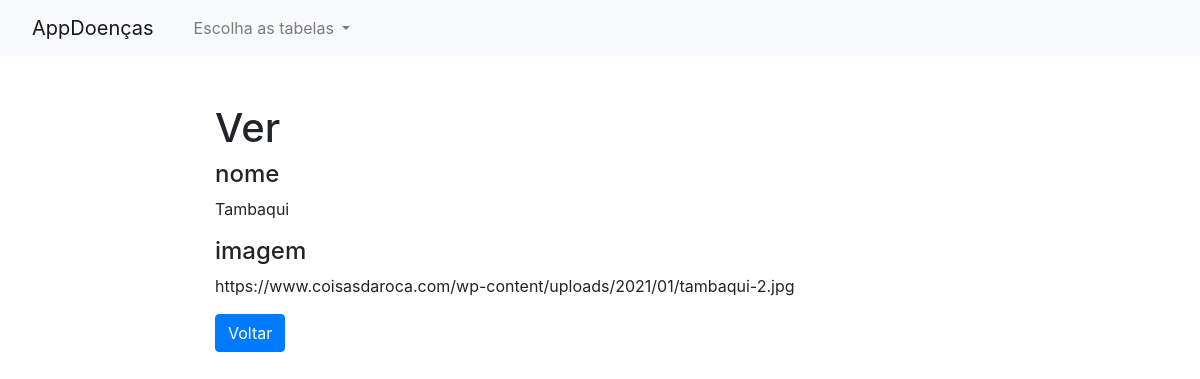
Screenshot of /especie-read.php?id=3 with the database file from the repository.
### tables this page shows
CREATE TABLE `especie` (
  `id` int(11) NOT NULL,
  `nome` text NOT NULL,
  `imagem` text NOT NULL
);

### especie-read.php (the view, shortened to what this page needs)
<?php
if(isset($_GET["id"]) && !empty($_GET["id"])){
    require_once "config.php";
    $sql = "SELECT * FROM especie WHERE id = ?";
    if($stmt = mysqli_prepare($link, $sql)){
        $param_id = trim($_GET["id"]);
		if (is_int($param_id)) $__vartype = "i";
		elseif (is_string($param_id)) $__vartype = "s";
		elseif (is_numeric($param_id)) $__vartype = "d";
		else $__vartype = "b";
        mysqli_stmt_bind_param($stmt, $__vartype, $param_id);
        if(mysqli_stmt_execute($stmt)){
            $result = mysqli_stmt_get_result($stmt);
            if(mysqli_num_rows($result) == 1){
                $row = mysqli_fetch_array($result, MYSQLI_ASSOC);
            } else{
                header("location: error.php");
                exit();
            }
        } else{
            echo "Tente novamente!<br>".$stmt->error;
        }
    }
} else{
    header("location: error.php");
    exit();
}
?>
<!DOCTYPE html>
<html lang="en">
<head>
    <link rel="stylesheet" href="https://stackpath.bootstrapcdn.com/bootstrap/4.5.0/css/bootstrap.min.css">
</head>
<?php require_once('navbar.php'); ?>
<body>
    <section class="pt-5">
        <div class="container-fluid">
            <div class="row">
                <div class="col-md-8 mx-auto">
                    <div class="page-header">
                        <h1>Ver</h1>
                    </div>
                     <div class="form-group">
                            <h4>nome</h4>
                            <p class="form-control-static"><?php echo $row["nome"]; ?></p>
                        </div><div class="form-group">
                            <h4>imagem</h4>
                            <p class="form-control-static"><?php echo $row["imagem"]; ?></p>
                        </div>
                    <p><a href="especie-index.php" class="btn btn-primary">Voltar</a></p>
                </div>
            </div>
        </div>
    </section>
</body>
</html>

### rows the page displays
especie: nome "Tambaqui", imagem "https://www.coisasdaroca.com/wp-content/uploads/2021/01/tambaqui-2.jpg"
